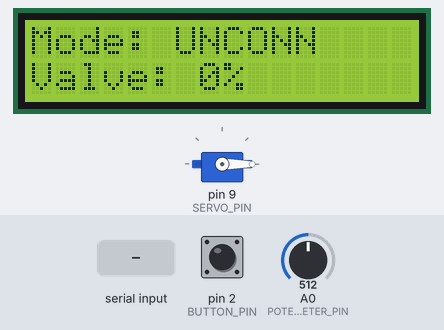
The program below on a simulated Arduino Uno, built with avr-gcc and run on an emulated ATmega328P. Shown: servo, 16×2 character LCD. Inputs (shaded band) come from the test bench; at power-on: pin 2 (BUTTON_PIN) HIGH, A0 (POTENTIOMETER_PIN) = 512. What the program prints to the serial monitor is not drawn.

Above: at 2.3 s.
2.4 s: "set_valve\n" received over Serial
At 3.7 s:
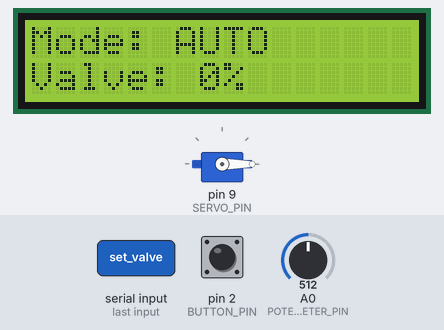
5.4 s: pin 2 (BUTTON_PIN) pulled LOW for 0.15 s
At 6.1 s:
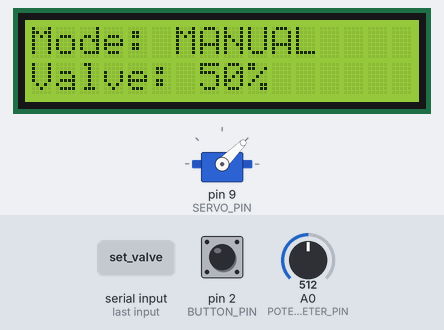
8.5 s: "set_mode\n" received over Serial
At 9.5 s:
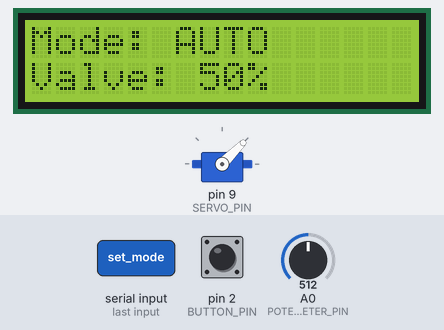
11.5 s: pin 2 (BUTTON_PIN) pulled LOW for 1 s
At 12.1 s:
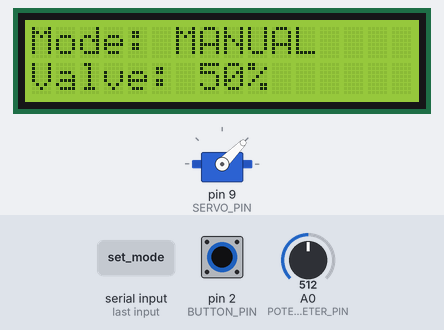
15.0 s: "AUTOMATIC\n" received over Serial
At 15.7 s:
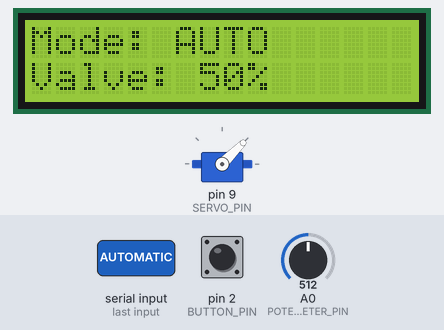
Timing chart, 0 to 18.0 s (numbered marks = the images above; inputs shaded):
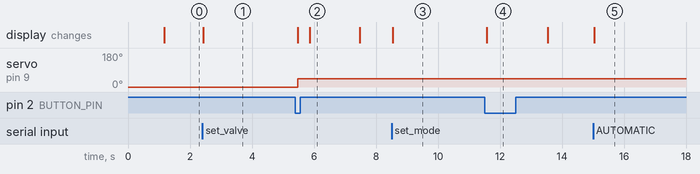

Measured:
- after the input at 2.4 s, the display: changes at once (image 1)
- after the input at 5.4 s, servo on pin 9 (SERVO_PIN): 0° → 45° after 0.08 s; the display: first changes after 0.08 s (image 2 shows a later state)
- after the input at 8.5 s, the display: changes at once (image 3)
- after the input at 11.5 s, the display: changes after 0.08 s (image 4)
- after the input at 15.0 s, the display: changes at once (image 5)
- what the display in image 2 shows lasts 1.6 s, from 5.9 s to 7.5 s

The program:

main.cpp
```cpp
/**
 * WCS - Water Channel Subsystem
 * Hardware: Arduino UNO
 * Purpose: Control water valve and provide local operator interface
 * Architecture: FSM-based with no blocking delays
 */

#include <Arduino.h>
#include <Servo.h>
#include <LiquidCrystal_I2C.h>
#include <ArduinoJson.h>

// Include task headers
#include "task/Config.h"
#include "task/FSM.h"
#include "task/Input.h"
#include "task/ServoControl.h"
#include "task/Display.h"
#include "task/SerialComm.h"
#include "task/Logic.h"

// ==================== GLOBAL OBJECTS ====================
Servo valveServo;
LiquidCrystal_I2C lcd(LCD_ADDRESS, LCD_COLS, LCD_ROWS);

// ==================== GLOBAL STATE VARIABLES ====================
SystemMode currentMode = MODE_UNCONNECTED;
SystemMode previousMode = MODE_UNCONNECTED;

int currentValvePercentage = 0;  // 0-100%
int targetValvePercentage = 0;   // Target from CUS or potentiometer

// Button state
bool lastButtonState = HIGH;
bool stableButtonState = HIGH;
unsigned long lastButtonDebounceTime = 0;

// Potentiometer state
int lastPotValue = -1;
unsigned long ignorePotUntil = 0;

// Timing variables
unsigned long lastLCDUpdate = 0;
unsigned long lastSerialUpdate = 0;
unsigned long lastCUSMessageTime = 0;

// ==================== SETUP ====================
void setup() {
    setupSerial();
    Serial.println("\n=== WCS - Water Channel Subsystem ===");
    Serial.println("Initializing...");

    setupPins();
    setupServo();
    setupLCD();

    // Initial display
    lcd.clear();
    lcd.setCursor(0, 0);
    lcd.print("WCS Ready");
    lcd.setCursor(0, 1);
    lcd.print("Mode: UNCONN");

    delay(1000);

    Serial.println("Initialization complete");
    Serial.println("Waiting for CUS connection...");
}

// ==================== MAIN LOOP ====================
void loop() {
    // Non-blocking FSM update
    updateFSM();

    // Handle button input
    handleButtonPress();

    // Handle serial communication
    handleSerialInput();

    // Update LCD periodically
    if (millis() - lastLCDUpdate >= LCD_UPDATE_INTERVAL_MS) {
        updateLCD();
        lastLCDUpdate = millis();
    }

    // Send status to CUS periodically
    if (millis() - lastSerialUpdate >= SERIAL_UPDATE_INTERVAL_MS) {
        sendStatusToSerial();
        lastSerialUpdate = millis();
    }
}
```

Display.h
```cpp
/**
 * WCS Display Functions
 * LCD display management
 */

#ifndef WCS_DISPLAY_H
#define WCS_DISPLAY_H

#include <Arduino.h>
#include <LiquidCrystal_I2C.h>
#include "Config.h"
#include "FSM.h"
#include "ServoControl.h"

// Global LCD object
extern LiquidCrystal_I2C lcd;

// Timing
extern unsigned long lastLCDUpdate;

// ==================== DISPLAY FUNCTIONS ====================

/**
 * Initialize LCD
 */
void setupLCD() {
    lcd.init();
    lcd.backlight();
    lcd.clear();
    Serial.println("LCD initialized");
}

/**
 * Update LCD display with current mode and valve status
 */
void updateLCD() {
    lcd.clear();

    // Line 1: Mode
    lcd.setCursor(0, 0);
    lcd.print("Mode: ");
    switch (currentMode) {
        case MODE_UNCONNECTED:
            lcd.print("UNCONN");
            break;
        case MODE_AUTOMATIC:
            lcd.print("AUTO");
            break;
        case MODE_MANUAL:
            lcd.print("MANUAL");
            break;
    }

    // Line 2: Valve opening
    lcd.setCursor(0, 1);
    lcd.print("Valve: ");
    lcd.print(currentValvePercentage);
    lcd.print("%");
}

#endif // WCS_DISPLAY_H
```

FSM.h
```cpp
/**
 * WCS Finite State Machine
 * System mode management and transitions
 */

#ifndef WCS_FSM_H
#define WCS_FSM_H

#include <Arduino.h>
#include "Config.h"

// ==================== FSM STATES ====================
enum SystemMode {
    MODE_UNCONNECTED,   // No connection with CUS
    MODE_AUTOMATIC,     // CUS controls valve
    MODE_MANUAL         // Local control via potentiometer
};

// Global mode variables
extern SystemMode currentMode;
extern SystemMode previousMode;
extern unsigned long lastCUSMessageTime;

// ==================== FSM FUNCTIONS ====================

/**
 * Handle mode transition with logging and LCD update
 */
void handleModeTransition(SystemMode newMode);  // Forward declaration

/**
 * Update FSM state based on timeout and current mode
 */
void updateFSM();  // Forward declaration

#endif // WCS_FSM_H
```

Input.h
```cpp
/**
 * WCS Input Handling
 * Button debouncing and potentiometer reading
 */

#ifndef WCS_INPUT_H
#define WCS_INPUT_H

#include <Arduino.h>
#include "Config.h"
#include "FSM.h"

// Global input state
extern bool lastButtonState;
extern bool stableButtonState;
extern unsigned long lastButtonDebounceTime;

// ==================== INPUT FUNCTIONS ====================

/**
 * Handle button press with debouncing
 * Toggles between AUTOMATIC and MANUAL modes
 */
void handleButtonPress();  // Forward declaration

/**
 * Read potentiometer value and convert to percentage
 * @return Valve percentage (0-100)
 */
extern int lastPotValue;
extern unsigned long ignorePotUntil;

/**
 * Check if potentiometer value has changed significantly (hysteresis)
 * @return true if changed beyond threshold
 */
bool hasPotentiometerChanged() {
    int currentVal = analogRead(POTENTIOMETER_PIN);
    // Hysteresis threshold (approx 2% of 1023)
    const int THRESHOLD = 20;

    if (abs(currentVal - lastPotValue) > THRESHOLD) {
        lastPotValue = currentVal;
        return true;
    }
    return false;
}

/**
 * Read potentiometer value and convert to percentage
 * @return Valve percentage (0-100)
 */
int readPotentiometerPercentage() {
    int rawValue = analogRead(POTENTIOMETER_PIN);
    // Map 0-1023 to 0-100%
    int percentage = map(rawValue, 0, 1023, 0, 100);
    return constrain(percentage, 0, 100);
}

#endif // WCS_INPUT_H
```

Logic.h
```cpp
/**
 * WCS Logic
 * FSM update and button handling implementations
 */

#ifndef WCS_LOGIC_H
#define WCS_LOGIC_H

#include <Arduino.h>
#include "Config.h"
#include "FSM.h"
#include "Input.h"
#include "ServoControl.h"
#include "Display.h"

// ==================== FSM IMPLEMENTATION ====================

/**
 * Handle mode transition with logging and LCD update
 */
void handleModeTransition(SystemMode newMode) {
    if (currentMode != newMode) {
        // Removed debug prints to avoid breaking JSON protocol
        // Serial.print("Mode transition: "); ...

        previousMode = currentMode;
        currentMode = newMode;

        // Force LCD update on mode change
        updateLCD();

        // Force immediate Serial update to notify CUS
        sendStatusToSerial();
    }
}

/**
 * Update FSM state based on timeout and current mode
 */
void updateFSM() {
    // Check for CUS timeout
    if (currentMode != MODE_UNCONNECTED) {
        if (millis() - lastCUSMessageTime > CUS_TIMEOUT_MS) {
            handleModeTransition(MODE_UNCONNECTED);
        }
    }

    // Execute state-specific logic
    switch (currentMode) {
        case MODE_UNCONNECTED:
            // In unconnected mode, keep valve at last known position
            // Wait for CUS connection
            break;

        case MODE_AUTOMATIC:
            // In automatic mode, valve is controlled by CUS via serial
            // Apply target valve percentage received from CUS
            if (currentValvePercentage != targetValvePercentage) {
                setValvePercentage(targetValvePercentage);
            }
            break;

        case MODE_MANUAL:
            // In manual mode, allow control from both Potentiometer and Serial (Hybrid)
            // Priority given to last interaction

            // Check if user moved potentiometer (and not ignored due to recent serial command)
            if (millis() > ignorePotUntil && hasPotentiometerChanged()) {
                targetValvePercentage = readPotentiometerPercentage();
            }
            // else: keep targetValvePercentage as is (it might have been set by Serial)

            if (currentValvePercentage != targetValvePercentage) {
                setValvePercentage(targetValvePercentage);
            }
            break;
    }
}

// ==================== INPUT IMPLEMENTATION ====================

/**
 * Handle button press with debouncing
 * Toggles between AUTOMATIC and MANUAL modes
 */
void handleButtonPress() {
    bool reading = digitalRead(BUTTON_PIN);

    // Check for reading change (noise or press)
    if (reading != lastButtonState) {
        lastButtonDebounceTime = millis();
    }

    if ((millis() - lastButtonDebounceTime) > BUTTON_DEBOUNCE_MS) {
        // Reading has been stable for long enough

        // If the button state has changed
        if (reading != stableButtonState) {
            stableButtonState = reading;

            // Only act on falling edge (HIGH -> LOW)
            if (stableButtonState == LOW) {
                // Serial.println("Button pressed - toggling mode"); // REMOVED

                // Toggle between AUTOMATIC and MANUAL (ignore if UNCONNECTED)
                if (currentMode == MODE_AUTOMATIC) {
                    handleModeTransition(MODE_MANUAL);
                } else if (currentMode == MODE_MANUAL) {
                    handleModeTransition(MODE_AUTOMATIC);
                } else {
                    // Serial.println("Cannot toggle mode - UNCONNECTED"); // REMOVED
                }
            }
        }
    }

    lastButtonState = reading;
}

// ==================== SETUP FUNCTIONS ====================

/**
 * Setup hardware pins
 */
void setupPins() {
    pinMode(BUTTON_PIN, INPUT_PULLUP);
    pinMode(POTENTIOMETER_PIN, INPUT);
    Serial.println("Pins configured");
}

#endif // WCS_LOGIC_H
```

SerialComm.h
```cpp
/**
 * WCS Serial Communication
 * Serial communication with CUS (JSON protocol)
 */

#ifndef WCS_SERIAL_COMM_H
#define WCS_SERIAL_COMM_H

#include <Arduino.h>
#include <ArduinoJson.h>
#include "Config.h"
#include "FSM.h"
#include "ServoControl.h"

// Timing
extern unsigned long lastSerialUpdate;

// ==================== SERIAL COMMUNICATION FUNCTIONS ====================

/**
 * Initialize serial communication
 */
void setupSerial() {
    Serial.begin(SERIAL_BAUD);
    while (!Serial) {
        ; // Wait for serial port to connect (needed for native USB)
    }
}

/**
 * Process incoming JSON command from CUS
 * @param command JSON command string
 */
void processSerialCommand(const String& command) {
    // Parse JSON command from CUS
    StaticJsonDocument<200> doc;
    DeserializationError error = deserializeJson(doc, command);

    if (error) {
        Serial.print("JSON parse error: ");
        Serial.println(error.c_str());
        return;
    }

    const char* cmd = doc["cmd"];

    if (strcmp(cmd, "set_valve") == 0) {
        // Command to set valve percentage
        int value = doc["value"];

        if (currentMode != MODE_UNCONNECTED) {
            targetValvePercentage = value;
            // Ignore potentiometer for 1 second to avoid noise/fighting
            ignorePotUntil = millis() + 1000;
        }

    } else if (strcmp(cmd, "set_mode") == 0) {
        // Command to change mode
        const char* mode = doc["value"];

        if (strcmp(mode, "AUTOMATIC") == 0) {
            handleModeTransition(MODE_AUTOMATIC);
        } else if (strcmp(mode, "MANUAL") == 0) {
            handleModeTransition(MODE_MANUAL);
        }
    }
}

/**
 * Handle incoming serial data
 */
void handleSerialInput() {
    if (Serial.available() > 0) {
        String command = Serial.readStringUntil('\n');
        command.trim();

        if (command.length() > 0) {
            processSerialCommand(command);
            lastCUSMessageTime = millis();  // Reset timeout

            // If we were unconnected, transition to automatic
            if (currentMode == MODE_UNCONNECTED) {
                handleModeTransition(MODE_AUTOMATIC);
            }
        }
    }
}

/**
 * Send current status to CUS in JSON format
 */
void sendStatusToSerial() {
    // Send current status to CUS in JSON format
    StaticJsonDocument<200> doc;

    switch (currentMode) {
        case MODE_UNCONNECTED:
            doc["mode"] = "UNCONNECTED";
            break;
        case MODE_AUTOMATIC:
            doc["mode"] = "AUTOMATIC";
            break;
        case MODE_MANUAL:
            doc["mode"] = "MANUAL";
            break;
    }

    doc["valve"] = currentValvePercentage;

    serializeJson(doc, Serial);
    Serial.println();  // End of JSON message
}

#endif // WCS_SERIAL_COMM_H
```

ServoControl.h
```cpp
/**
 * WCS Servo Control
 * Valve control and servo management
 */

#ifndef WCS_SERVO_CONTROL_H
#define WCS_SERVO_CONTROL_H

#include <Arduino.h>
#include <Servo.h>
#include "Config.h"

// Global servo object
extern Servo valveServo;

// Global valve state
extern int currentValvePercentage;
extern int targetValvePercentage;

// ==================== SERVO CONTROL FUNCTIONS ====================

/**
 * Convert percentage to servo angle
 * @param percentage Valve opening percentage (0-100)
 * @return Servo angle (VALVE_MIN_ANGLE to VALVE_MAX_ANGLE)
 */
int percentageToAngle(int percentage) {
    return map(percentage, 0, 100, VALVE_MIN_ANGLE, VALVE_MAX_ANGLE);
}

/**
 * Set valve to specified percentage
 * @param percentage Valve opening percentage (0-100)
 */
void setValvePercentage(int percentage) {
    percentage = constrain(percentage, 0, 100);
    int angle = percentageToAngle(percentage);

    valveServo.write(angle);
    currentValvePercentage = percentage;
}

/**
 * Initialize servo
 */
void setupServo() {
    valveServo.attach(SERVO_PIN);
    setValvePercentage(0);  // Start with valve closed
    Serial.println("Servo initialized (valve closed)");
}

#endif // WCS_SERVO_CONTROL_H
```

Config.h
```cpp
/**
 * WCS Configuration
 * All system configuration constants and pin definitions
 */

#ifndef WCS_CONFIG_H
#define WCS_CONFIG_H

// ==================== HARDWARE PIN CONFIGURATION ====================
const int SERVO_PIN = 9;
const int POTENTIOMETER_PIN = A0;
const int BUTTON_PIN = 2;

// ==================== LCD CONFIGURATION ====================
const int LCD_ADDRESS = 0x27;
const int LCD_COLS = 16;
const int LCD_ROWS = 2;

// ==================== TIMING CONFIGURATION ====================
const unsigned long BUTTON_DEBOUNCE_MS = 50;
const unsigned long LCD_UPDATE_INTERVAL_MS = 500;
const unsigned long SERIAL_UPDATE_INTERVAL_MS = 500;
const unsigned long CUS_TIMEOUT_MS = 5000;  // 5 seconds without CUS message -> UNCONNECTED

// ==================== VALVE CONFIGURATION ====================
const int VALVE_MIN_ANGLE = 0;    // 0% = Closed
const int VALVE_MAX_ANGLE = 90;   // 100% = Fully open

// ==================== SERIAL CONFIGURATION ====================
const unsigned long SERIAL_BAUD = 9600;

#endif // WCS_CONFIG_H
```
